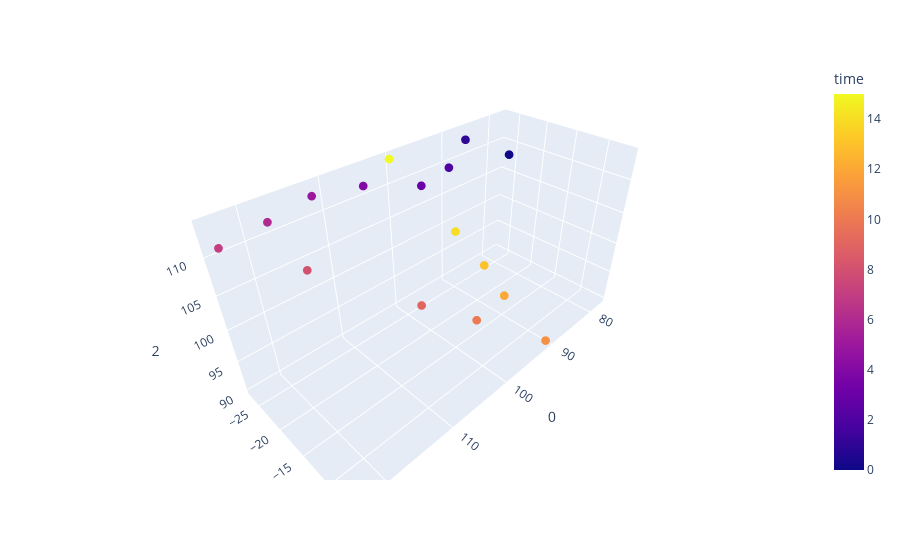

The cell this chart's notebook holds for it:
### Markdown cell above
### 3D Trackerlet Plot for Pitcher using DLC

### Code cell
pitcher_dlc_df = pd.DataFrame(np.array(pitcher_dlc_pos).reshape(-1, 3))
pitcher_dlc_df['time'] = pitcher_dlc_df.index
fig = px.scatter_3d(pitcher_dlc_df, x=0, y=1, z=2, color='time')
fig.update_traces(marker=dict(size=3))
fig.show()

### Figure 1 — Plotly figure (JSON) as saved in the notebook; plotly's stock layout.template omitted (floating-point values rounded to 4 significant figures)
{"data": [{"hovertemplate": "0=%{x}<br>1=%{y}<br>2=%{z}<br>time=%{marker.color}<extra></extra>", "legendgroup": "", "marker": {"color": [0, 1, 2, 3, 4, 5, 6, 7, 8, 9, 10, 11, 12, 13, 14, 15], "coloraxis": "coloraxis", "size": 3, "symbol": "circle"}, "mode": "markers", "name": "", "scene": "scene", "showlegend": false, "type": "scatter3d", "x": [77.65, 86.63, 90.41, 95.9, 104.6, 111.6, 117.5, 123.2, 116.2, 104.9, 99.65, 90.69, 93.95, 93.18, 94.01, 100.0], "y": [-25.37, -26.43, -25.98, -25.77, -26.8, -27.06, -26.9, -26.93, -22.32, -16.43, -11.73, -6.518, -11.9, -16.32, -21.1, -27.13], "z": [108.2, 112.8, 109.9, 109.0, 111.6, 112.7, 111.7, 110.9, 107.0, 98.86, 96.1, 90.05, 96.87, 99.29, 103.0, 113.7]}], "layout": {"coloraxis": {"colorbar": {"title": {"text": "time"}}, "colorscale": [[0, "#0d0887"], [0.1111, "#46039f"], [0.2222, "#7201a8"], [0.3333, "#9c179e"], [0.4444, "#bd3786"], [0.5556, "#d8576b"], [0.6667, "#ed7953"], [0.7778, "#fb9f3a"], [0.8889, "#fdca26"], [1, "#f0f921"]]}, "legend": {"tracegroupgap": 0}, "margin": {"t": 60}, "scene": {"domain": {"x": [0, 1], "y": [0, 1]}, "xaxis": {"title": {"text": "0"}}, "yaxis": {"title": {"text": "1"}}, "zaxis": {"title": {"text": "2"}}}}}
